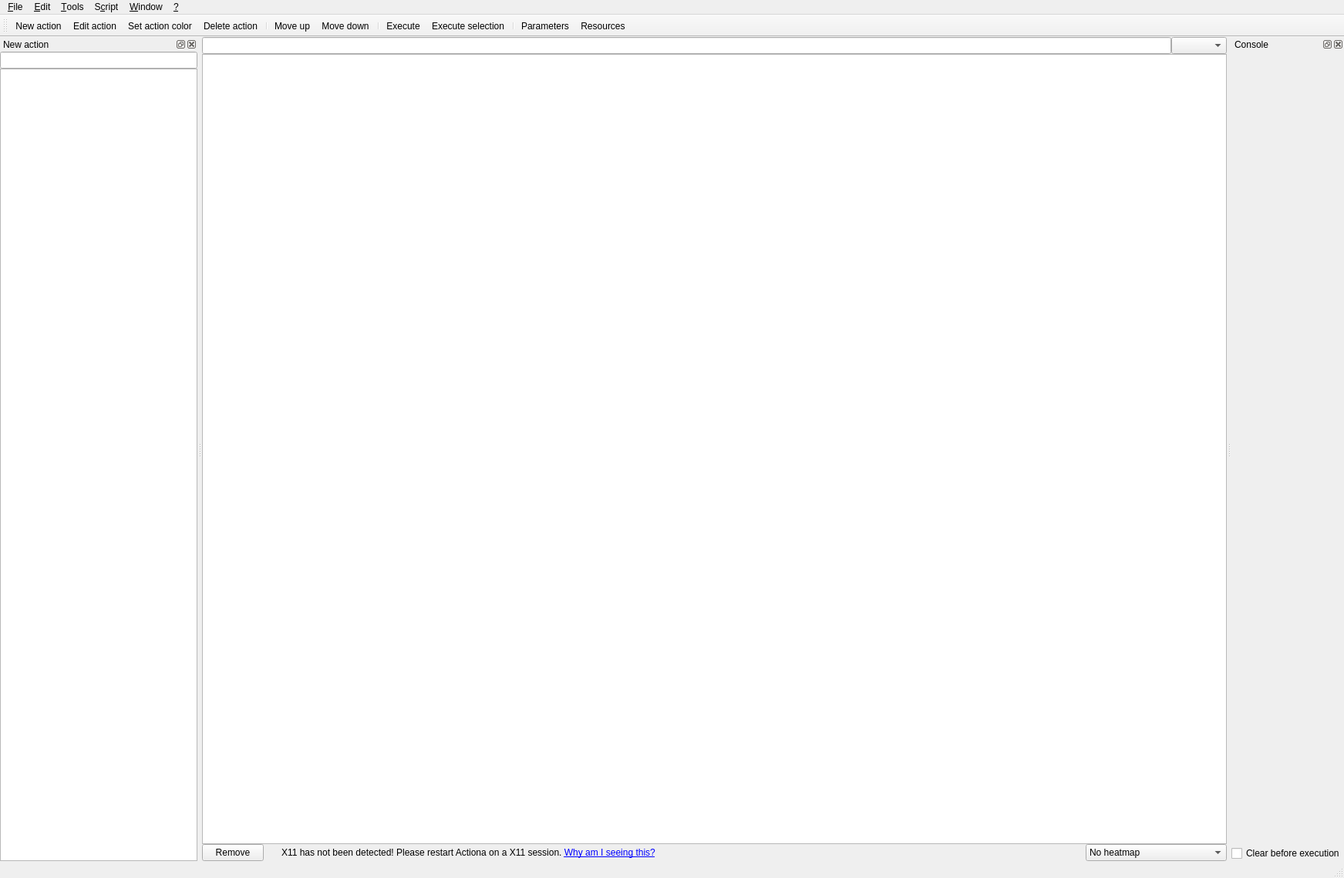
<?xml version="1.0" encoding="UTF-8"?>
<ui version="4.0">
 <class>MainWindow</class>
 <widget class="QMainWindow" name="MainWindow">
  <property name="geometry">
   <rect>
    <x>0</x>
    <y>0</y>
    <width>1743</width>
    <height>1139</height>
   </rect>
  </property>
  <property name="windowTitle">
   <string>Actiona</string>
  </property>
  <property name="windowIcon">
   <iconset resource="gui.qrc">
    <normaloff>:/icons/logo.png</normaloff>:/icons/logo.png</iconset>
  </property>
  <property name="dockOptions">
   <set>QMainWindow::AllowTabbedDocks|QMainWindow::AnimatedDocks</set>
  </property>
  <widget class="QWidget" name="centralwidget">
   <layout class="QVBoxLayout" name="verticalLayout_2" stretch="1,0,0">
    <property name="spacing">
     <number>0</number>
    </property>
    <property name="leftMargin">
     <number>0</number>
    </property>
    <property name="topMargin">
     <number>0</number>
    </property>
    <property name="rightMargin">
     <number>0</number>
    </property>
    <property name="bottomMargin">
     <number>0</number>
    </property>
    <item>
     <layout class="QHBoxLayout" name="horizontalLayout_2">
      <property name="spacing">
       <number>0</number>
      </property>
      <item>
       <widget class="FilterLineEdit" name="scriptFilterLineEdit"/>
      </item>
      <item>
       <widget class="FlagsComboBox" name="scriptFilterCriteriaFlagsComboBox"/>
      </item>
     </layout>
    </item>
    <item>
     <widget class="ScriptTreeView" name="scriptView">
      <property name="contextMenuPolicy">
       <enum>Qt::CustomContextMenu</enum>
      </property>
      <property name="acceptDrops">
       <bool>true</bool>
      </property>
      <property name="editTriggers">
       <set>QAbstractItemView::DoubleClicked|QAbstractItemView::EditKeyPressed</set>
      </property>
      <property name="dragEnabled">
       <bool>true</bool>
      </property>
      <property name="dragDropOverwriteMode">
       <bool>false</bool>
      </property>
      <property name="dragDropMode">
       <enum>QAbstractItemView::DragDrop</enum>
      </property>
      <property name="defaultDropAction">
       <enum>Qt::MoveAction</enum>
      </property>
      <property name="alternatingRowColors">
       <bool>true</bool>
      </property>
      <property name="selectionMode">
       <enum>QAbstractItemView::ExtendedSelection</enum>
      </property>
      <property name="selectionBehavior">
       <enum>QAbstractItemView::SelectRows</enum>
      </property>
      <property name="rootIsDecorated">
       <bool>true</bool>
      </property>
      <property name="uniformRowHeights">
       <bool>true</bool>
      </property>
      <property name="itemsExpandable">
       <bool>false</bool>
      </property>
      <property name="sortingEnabled">
       <bool>false</bool>
      </property>
     </widget>
    </item>
    <item>
     <layout class="QHBoxLayout" name="horizontalLayout_4" stretch="0,0,10,0,0">
      <property name="spacing">
       <number>8</number>
      </property>
      <item>
       <widget class="DeleteActionPushButton" name="deleteDropTarget">
        <property name="text">
         <string>Remove</string>
        </property>
        <property name="icon">
         <iconset resource="gui.qrc">
          <normaloff>:/icons/delete_cursor.png</normaloff>:/icons/delete_cursor.png</iconset>
        </property>
       </widget>
      </item>
      <item>
       <widget class="QLabel" name="x11NotDetectedIconLabel">
        <property name="text">
         <string/>
        </property>
        <property name="pixmap">
         <pixmap resource="gui.qrc">:/icons/warning.png</pixmap>
        </property>
        <property name="alignment">
         <set>Qt::AlignRight|Qt::AlignTrailing|Qt::AlignVCenter</set>
        </property>
       </widget>
      </item>
      <item>
       <widget class="QLabel" name="x11NotDetectedLabel">
        <property name="text">
         <string>&lt;html&gt;&lt;head/&gt;&lt;body&gt;&lt;p&gt;X11 has not been detected! Please restart Actiona on a X11 session. &lt;a href=&quot;x11notdetected&quot;&gt;&lt;span style=&quot; text-decoration: underline; color:#0000ff;&quot;&gt;Why am I seeing this?&lt;/span&gt;&lt;/a&gt;&lt;/p&gt;&lt;/body&gt;&lt;/html&gt;</string>
        </property>
        <property name="textFormat">
         <enum>Qt::RichText</enum>
        </property>
        <property name="alignment">
         <set>Qt::AlignLeading|Qt::AlignLeft|Qt::AlignVCenter</set>
        </property>
        <property name="wordWrap">
         <bool>true</bool>
        </property>
       </widget>
      </item>
      <item>
       <spacer name="horizontalSpacer">
        <property name="orientation">
         <enum>Qt::Horizontal</enum>
        </property>
        <property name="sizeHint" stdset="0">
         <size>
          <width>40</width>
          <height>20</height>
         </size>
        </property>
       </spacer>
      </item>
      <item>
       <widget class="QComboBox" name="heatmapModeComboBox">
        <item>
         <property name="text">
          <string>No heatmap</string>
         </property>
        </item>
        <item>
         <property name="text">
          <string>Execution count heatmap</string>
         </property>
        </item>
        <item>
         <property name="text">
          <string>Execution duration heatmap</string>
         </property>
        </item>
       </widget>
      </item>
     </layout>
    </item>
   </layout>
  </widget>
  <widget class="QMenuBar" name="menubar">
   <property name="geometry">
    <rect>
     <x>0</x>
     <y>0</y>
     <width>1743</width>
     <height>31</height>
    </rect>
   </property>
   <widget class="QMenu" name="menuFile">
    <property name="title">
     <string>&amp;File</string>
    </property>
    <widget class="QMenu" name="menuExport">
     <property name="title">
      <string>Export</string>
     </property>
     <addaction name="actionExport_executable"/>
     <addaction name="actionExport_script_content"/>
    </widget>
    <widget class="QMenu" name="menuRecent_scripts">
     <property name="title">
      <string>Recent scripts</string>
     </property>
    </widget>
    <widget class="QMenu" name="menuImport">
     <property name="title">
      <string>Import</string>
     </property>
     <addaction name="actionImport_script_content"/>
    </widget>
    <addaction name="actionNew"/>
    <addaction name="actionOpen"/>
    <addaction name="actionSave"/>
    <addaction name="actionSave_as"/>
    <addaction name="actionSave_copy_as"/>
    <addaction name="separator"/>
    <addaction name="menuImport"/>
    <addaction name="menuExport"/>
    <addaction name="separator"/>
    <addaction name="menuRecent_scripts"/>
    <addaction name="actionClear"/>
    <addaction name="separator"/>
    <addaction name="actionQuit"/>
   </widget>
   <widget class="QMenu" name="menuEdit">
    <property name="title">
     <string>&amp;Edit</string>
    </property>
    <widget class="QMenu" name="menuAction_color">
     <property name="title">
      <string>Action color</string>
     </property>
     <addaction name="actionSet_action_color"/>
     <addaction name="actionClear_selection_color"/>
    </widget>
    <widget class="QMenu" name="menuSelection">
     <property name="title">
      <string>Selection</string>
     </property>
     <addaction name="actionSelect_all_actions"/>
     <addaction name="actionSelect_none"/>
     <addaction name="actionInverse_selection"/>
    </widget>
    <widget class="QMenu" name="menuEnable_disable_action">
     <property name="title">
      <string>Enable/disable action</string>
     </property>
     <addaction name="actionEnable_all_actions"/>
     <addaction name="actionDisable_all_actions"/>
     <addaction name="separator"/>
     <addaction name="actionEnable_selection"/>
     <addaction name="actionDisable_selection"/>
    </widget>
    <addaction name="actionUndo"/>
    <addaction name="actionRedo"/>
    <addaction name="separator"/>
    <addaction name="actionCut"/>
    <addaction name="actionCopy"/>
    <addaction name="actionPaste"/>
    <addaction name="separator"/>
    <addaction name="actionExecute"/>
    <addaction name="actionExecute_selection"/>
    <addaction name="separator"/>
    <addaction name="actionNew_action"/>
    <addaction name="actionEdit_action"/>
    <addaction name="menuAction_color"/>
    <addaction name="menuEnable_disable_action"/>
    <addaction name="menuSelection"/>
    <addaction name="separator"/>
    <addaction name="actionDelete_action"/>
    <addaction name="actionDelete_all_actions"/>
    <addaction name="separator"/>
    <addaction name="actionMove_up"/>
    <addaction name="actionMove_down"/>
    <addaction name="separator"/>
    <addaction name="actionJump_to_line"/>
   </widget>
   <widget class="QMenu" name="menuTools">
    <property name="title">
     <string>&amp;Tools</string>
    </property>
    <addaction name="actionCheck_for_updates"/>
    <addaction name="separator"/>
    <addaction name="actionSettings"/>
    <addaction name="separator"/>
    <addaction name="actionCreate_shortcut"/>
    <addaction name="actionTake_screenshot"/>
   </widget>
   <widget class="QMenu" name="menuScript">
    <property name="title">
     <string>S&amp;cript</string>
    </property>
    <addaction name="actionParameters"/>
    <addaction name="actionResources"/>
    <addaction name="separator"/>
    <addaction name="actionScriptSettings"/>
   </widget>
   <widget class="QMenu" name="menuHelp">
    <property name="title">
     <string>&amp;?</string>
    </property>
    <addaction name="actionHelp"/>
    <addaction name="separator"/>
    <addaction name="actionAbout"/>
   </widget>
   <widget class="QMenu" name="menuView">
    <property name="title">
     <string>&amp;Window</string>
    </property>
    <addaction name="actionActions_window"/>
    <addaction name="actionConsole_window"/>
    <addaction name="actionToolbar"/>
   </widget>
   <addaction name="menuFile"/>
   <addaction name="menuEdit"/>
   <addaction name="menuTools"/>
   <addaction name="menuScript"/>
   <addaction name="menuView"/>
   <addaction name="menuHelp"/>
  </widget>
  <widget class="QStatusBar" name="statusbar"/>
  <widget class="QDockWidget" name="actionsDockWidget">
   <property name="minimumSize">
    <size>
     <width>150</width>
     <height>236</height>
    </size>
   </property>
   <property name="windowIcon">
    <iconset resource="gui.qrc">
     <normaloff>:/icons/new_action.png</normaloff>:/icons/new_action.png</iconset>
   </property>
   <property name="features">
    <set>QDockWidget::AllDockWidgetFeatures</set>
   </property>
   <property name="windowTitle">
    <string>New action</string>
   </property>
   <attribute name="dockWidgetArea">
    <number>1</number>
   </attribute>
   <widget class="QWidget" name="dockWidgetContents_2">
    <layout class="QVBoxLayout" name="verticalLayout">
     <property name="spacing">
      <number>0</number>
     </property>
     <property name="leftMargin">
      <number>0</number>
     </property>
     <property name="topMargin">
      <number>0</number>
     </property>
     <property name="rightMargin">
      <number>0</number>
     </property>
     <property name="bottomMargin">
      <number>0</number>
     </property>
     <item>
      <widget class="FilterLineEdit" name="actionsfilterLineEdit"/>
     </item>
     <item>
      <widget class="QTreeView" name="newActionTreeView">
       <property name="editTriggers">
        <set>QAbstractItemView::NoEditTriggers</set>
       </property>
       <property name="dragEnabled">
        <bool>true</bool>
       </property>
       <property name="dragDropMode">
        <enum>QAbstractItemView::DragOnly</enum>
       </property>
       <property name="alternatingRowColors">
        <bool>true</bool>
       </property>
       <property name="rootIsDecorated">
        <bool>false</bool>
       </property>
       <property name="animated">
        <bool>true</bool>
       </property>
       <attribute name="headerVisible">
        <bool>false</bool>
       </attribute>
      </widget>
     </item>
    </layout>
   </widget>
  </widget>
  <widget class="QToolBar" name="toolBar">
   <property name="windowTitle">
    <string>Toolbar</string>
   </property>
   <property name="iconSize">
    <size>
     <width>16</width>
     <height>16</height>
    </size>
   </property>
   <attribute name="toolBarArea">
    <enum>TopToolBarArea</enum>
   </attribute>
   <attribute name="toolBarBreak">
    <bool>false</bool>
   </attribute>
   <addaction name="actionNew_action"/>
   <addaction name="actionEdit_action"/>
   <addaction name="actionSet_action_color"/>
   <addaction name="actionDelete_action"/>
   <addaction name="separator"/>
   <addaction name="actionMove_up"/>
   <addaction name="actionMove_down"/>
   <addaction name="separator"/>
   <addaction name="actionExecute"/>
   <addaction name="actionExecute_selection"/>
   <addaction name="separator"/>
   <addaction name="actionParameters"/>
   <addaction name="actionResources"/>
  </widget>
  <widget class="QDockWidget" name="consoleDockWidget">
   <property name="features">
    <set>QDockWidget::AllDockWidgetFeatures</set>
   </property>
   <property name="windowTitle">
    <string>Console</string>
   </property>
   <attribute name="dockWidgetArea">
    <number>2</number>
   </attribute>
   <widget class="QWidget" name="dockWidgetContents">
    <layout class="QVBoxLayout" name="verticalLayout_4">
     <property name="spacing">
      <number>0</number>
     </property>
     <property name="leftMargin">
      <number>0</number>
     </property>
     <property name="topMargin">
      <number>0</number>
     </property>
     <property name="rightMargin">
      <number>0</number>
     </property>
     <property name="bottomMargin">
      <number>0</number>
     </property>
     <item>
      <layout class="QVBoxLayout" name="verticalLayout_6">
       <item>
        <widget class="ActionTools::ConsoleWidget" name="consoleWidget" native="true"/>
       </item>
       <item>
        <widget class="QCheckBox" name="clearBeforeExecutionCheckBox">
         <property name="text">
          <string>Clear before execution</string>
         </property>
        </widget>
       </item>
      </layout>
     </item>
    </layout>
   </widget>
  </widget>
  <action name="actionNew">
   <property name="icon">
    <iconset resource="gui.qrc">
     <normaloff>:/icons/new.png</normaloff>:/icons/new.png</iconset>
   </property>
   <property name="text">
    <string>&amp;New script</string>
   </property>
   <property name="shortcut">
    <string>Ctrl+N</string>
   </property>
  </action>
  <action name="actionOpen">
   <property name="icon">
    <iconset resource="gui.qrc">
     <normaloff>:/icons/open.png</normaloff>:/icons/open.png</iconset>
   </property>
   <property name="text">
    <string>&amp;Open script</string>
   </property>
   <property name="shortcut">
    <string>Ctrl+O</string>
   </property>
  </action>
  <action name="actionSave">
   <property name="icon">
    <iconset resource="gui.qrc">
     <normaloff>:/icons/open.png</normaloff>:/icons/open.png</iconset>
   </property>
   <property name="text">
    <string>&amp;Save script</string>
   </property>
   <property name="shortcut">
    <string>Ctrl+S</string>
   </property>
  </action>
  <action name="actionSave_as">
   <property name="icon">
    <iconset resource="gui.qrc">
     <normaloff>:/icons/open.png</normaloff>:/icons/open.png</iconset>
   </property>
   <property name="text">
    <string>Save script &amp;as...</string>
   </property>
   <property name="shortcut">
    <string>Ctrl+Alt+S</string>
   </property>
  </action>
  <action name="actionSave_copy_as">
   <property name="icon">
    <iconset resource="gui.qrc">
     <normaloff>:/icons/open.png</normaloff>:/icons/open.png</iconset>
   </property>
   <property name="text">
    <string>Save a copy as...</string>
   </property>
  </action>
  <action name="actionQuit">
   <property name="icon">
    <iconset resource="gui.qrc">
     <normaloff>:/icons/quit.png</normaloff>:/icons/quit.png</iconset>
   </property>
   <property name="text">
    <string>&amp;Exit</string>
   </property>
  </action>
  <action name="actionExport_text">
   <property name="text">
    <string>Text</string>
   </property>
  </action>
  <action name="actionExport_executable">
   <property name="icon">
    <iconset resource="gui.qrc">
     <normaloff>:/icons/sfx.png</normaloff>:/icons/sfx.png</iconset>
   </property>
   <property name="text">
    <string>Executable (SFX)</string>
   </property>
  </action>
  <action name="actionF">
   <property name="text">
    <string>f</string>
   </property>
  </action>
  <action name="actionCut">
   <property name="icon">
    <iconset resource="gui.qrc">
     <normaloff>:/icons/cut.png</normaloff>:/icons/cut.png</iconset>
   </property>
   <property name="text">
    <string>Cu&amp;t</string>
   </property>
   <property name="shortcut">
    <string>Ctrl+X</string>
   </property>
  </action>
  <action name="actionCopy">
   <property name="icon">
    <iconset resource="gui.qrc">
     <normaloff>:/icons/copy.png</normaloff>:/icons/copy.png</iconset>
   </property>
   <property name="text">
    <string>&amp;Copy</string>
   </property>
   <property name="shortcut">
    <string>Ctrl+C</string>
   </property>
  </action>
  <action name="actionPaste">
   <property name="icon">
    <iconset resource="gui.qrc">
     <normaloff>:/icons/paste.png</normaloff>:/icons/paste.png</iconset>
   </property>
   <property name="text">
    <string>&amp;Paste</string>
   </property>
   <property name="shortcut">
    <string>Ctrl+V</string>
   </property>
  </action>
  <action name="actionExecute">
   <property name="icon">
    <iconset resource="gui.qrc">
     <normaloff>:/icons/execute.png</normaloff>:/icons/execute.png</iconset>
   </property>
   <property name="text">
    <string>&amp;Execute</string>
   </property>
   <property name="shortcut">
    <string>Ctrl+Space</string>
   </property>
  </action>
  <action name="actionExecute_selection">
   <property name="icon">
    <iconset resource="gui.qrc">
     <normaloff>:/icons/execute_sel.png</normaloff>:/icons/execute_sel.png</iconset>
   </property>
   <property name="text">
    <string>Execute &amp;selection</string>
   </property>
   <property name="shortcut">
    <string>Ctrl+Alt+Space</string>
   </property>
  </action>
  <action name="actionNew_action">
   <property name="icon">
    <iconset resource="gui.qrc">
     <normaloff>:/icons/new_action.png</normaloff>:/icons/new_action.png</iconset>
   </property>
   <property name="text">
    <string>&amp;New action</string>
   </property>
  </action>
  <action name="actionEdit_action">
   <property name="icon">
    <iconset resource="gui.qrc">
     <normaloff>:/icons/edit_action.png</normaloff>:/icons/edit_action.png</iconset>
   </property>
   <property name="text">
    <string>E&amp;dit action</string>
   </property>
  </action>
  <action name="actionDelete_action">
   <property name="icon">
    <iconset resource="gui.qrc">
     <normaloff>:/icons/delete_cursor.png</normaloff>:/icons/delete_cursor.png</iconset>
   </property>
   <property name="text">
    <string>&amp;Delete action</string>
   </property>
   <property name="shortcut">
    <string>Del</string>
   </property>
  </action>
  <action name="actionDelete_all_actions">
   <property name="icon">
    <iconset resource="gui.qrc">
     <normaloff>:/icons/delete_all_actions.png</normaloff>:/icons/delete_all_actions.png</iconset>
   </property>
   <property name="text">
    <string>Delete all actions</string>
   </property>
   <property name="shortcut">
    <string>Ctrl+Del</string>
   </property>
  </action>
  <action name="actionSelect_all_actions">
   <property name="text">
    <string>Select &amp;all actions</string>
   </property>
   <property name="shortcut">
    <string>Ctrl+A</string>
   </property>
  </action>
  <action name="actionMove_up">
   <property name="icon">
    <iconset resource="gui.qrc">
     <normaloff>:/icons/up.png</normaloff>:/icons/up.png</iconset>
   </property>
   <property name="text">
    <string>Move &amp;up</string>
   </property>
   <property name="shortcut">
    <string>PgUp</string>
   </property>
  </action>
  <action name="actionMove_down">
   <property name="icon">
    <iconset resource="gui.qrc">
     <normaloff>:/icons/down.png</normaloff>:/icons/down.png</iconset>
   </property>
   <property name="text">
    <string>Move do&amp;wn</string>
   </property>
   <property name="shortcut">
    <string>PgDown</string>
   </property>
  </action>
  <action name="actionCheck_for_updates">
   <property name="icon">
    <iconset resource="gui.qrc">
     <normaloff>:/icons/update.png</normaloff>:/icons/update.png</iconset>
   </property>
   <property name="text">
    <string>Check for &amp;updates</string>
   </property>
   <property name="shortcut">
    <string>Alt+U</string>
   </property>
  </action>
  <action name="actionSettings">
   <property name="icon">
    <iconset resource="gui.qrc">
     <normaloff>:/icons/options.png</normaloff>:/icons/options.png</iconset>
   </property>
   <property name="text">
    <string>&amp;Settings</string>
   </property>
   <property name="shortcut">
    <string>Alt+S</string>
   </property>
  </action>
  <action name="actionManage_actions">
   <property name="text">
    <string>Manage actions</string>
   </property>
  </action>
  <action name="actionCreate_shortcut">
   <property name="icon">
    <iconset resource="gui.qrc">
     <normaloff>:/icons/shortcut.png</normaloff>:/icons/shortcut.png</iconset>
   </property>
   <property name="text">
    <string>&amp;Create shortcut to script</string>
   </property>
  </action>
  <action name="actionGet_window_title">
   <property name="text">
    <string>Get window title</string>
   </property>
  </action>
  <action name="actionParameters">
   <property name="icon">
    <iconset resource="gui.qrc">
     <normaloff>:/icons/text.png</normaloff>:/icons/text.png</iconset>
   </property>
   <property name="text">
    <string>&amp;Parameters</string>
   </property>
   <property name="shortcut">
    <string>Alt+P</string>
   </property>
  </action>
  <action name="actionAbout">
   <property name="icon">
    <iconset resource="gui.qrc">
     <normaloff>:/icons/about.png</normaloff>:/icons/about.png</iconset>
   </property>
   <property name="text">
    <string>&amp;About</string>
   </property>
  </action>
  <action name="actionClear">
   <property name="text">
    <string>Clear recent scripts</string>
   </property>
  </action>
  <action name="actionActions_window">
   <property name="checkable">
    <bool>true</bool>
   </property>
   <property name="icon">
    <iconset resource="gui.qrc">
     <normaloff>:/icons/new_action.png</normaloff>:/icons/new_action.png</iconset>
   </property>
   <property name="text">
    <string>New &amp;action window</string>
   </property>
  </action>
  <action name="actionToolbar">
   <property name="checkable">
    <bool>true</bool>
   </property>
   <property name="icon">
    <iconset resource="gui.qrc">
     <normaloff>:/icons/distance.png</normaloff>:/icons/distance.png</iconset>
   </property>
   <property name="text">
    <string>&amp;Toolbar</string>
   </property>
  </action>
  <action name="actionUndo">
   <property name="icon">
    <iconset resource="gui.qrc">
     <normaloff>:/icons/undo.png</normaloff>:/icons/undo.png</iconset>
   </property>
   <property name="text">
    <string>&amp;Undo</string>
   </property>
   <property name="shortcut">
    <string>Ctrl+Z</string>
   </property>
  </action>
  <action name="actionRedo">
   <property name="icon">
    <iconset resource="gui.qrc">
     <normaloff>:/icons/redo.png</normaloff>:/icons/redo.png</iconset>
   </property>
   <property name="text">
    <string>&amp;Redo</string>
   </property>
   <property name="shortcut">
    <string>Ctrl+Y</string>
   </property>
  </action>
  <action name="actionGlobal_code">
   <property name="icon">
    <iconset resource="gui.qrc">
     <normaloff>:/icons/text.png</normaloff>:/icons/text.png</iconset>
   </property>
   <property name="text">
    <string>&amp;Global code</string>
   </property>
   <property name="shortcut">
    <string>Alt+G</string>
   </property>
  </action>
  <action name="actionSet_action_color">
   <property name="icon">
    <iconset resource="gui.qrc">
     <normaloff>:/icons/keywords.png</normaloff>:/icons/keywords.png</iconset>
   </property>
   <property name="text">
    <string>&amp;Set action color</string>
   </property>
   <property name="shortcut">
    <string>Ctrl+E</string>
   </property>
  </action>
  <action name="actionEnable_all_actions">
   <property name="text">
    <string>Enable all actions</string>
   </property>
   <property name="shortcut">
    <string>Ctrl+R</string>
   </property>
  </action>
  <action name="actionDisable_all_actions">
   <property name="text">
    <string>Disable all actions</string>
   </property>
   <property name="shortcut">
    <string>Ctrl+T</string>
   </property>
  </action>
  <action name="actionEnable_selection">
   <property name="text">
    <string>Enable selection</string>
   </property>
   <property name="shortcut">
    <string>Ctrl+G</string>
   </property>
  </action>
  <action name="actionDisable_selection">
   <property name="text">
    <string>Disable selection</string>
   </property>
   <property name="shortcut">
    <string>Ctrl+H</string>
   </property>
  </action>
  <action name="actionClear_selection_color">
   <property name="text">
    <string>Clear selection color</string>
   </property>
  </action>
  <action name="actionSelect_none">
   <property name="text">
    <string>Select none</string>
   </property>
   <property name="shortcut">
    <string>Ctrl+D</string>
   </property>
  </action>
  <action name="actionInverse_selection">
   <property name="text">
    <string>Inverse selection</string>
   </property>
   <property name="shortcut">
    <string>Ctrl+I</string>
   </property>
  </action>
  <action name="actionJump_to_line">
   <property name="icon">
    <iconset resource="gui.qrc">
     <normaloff>:/icons/move.png</normaloff>:/icons/move.png</iconset>
   </property>
   <property name="text">
    <string>Jump to line</string>
   </property>
   <property name="shortcut">
    <string>Ctrl+J</string>
   </property>
  </action>
  <action name="actionConsole_window">
   <property name="checkable">
    <bool>true</bool>
   </property>
   <property name="icon">
    <iconset resource="gui.qrc">
     <normaloff>:/icons/line.png</normaloff>:/icons/line.png</iconset>
   </property>
   <property name="text">
    <string>Console &amp;window</string>
   </property>
  </action>
  <action name="actionExport_script_content">
   <property name="text">
    <string>Script content</string>
   </property>
  </action>
  <action name="actionImport_script_content">
   <property name="text">
    <string>Script content</string>
   </property>
  </action>
  <action name="actionHelp">
   <property name="text">
    <string>&amp;Help</string>
   </property>
   <property name="shortcut">
    <string>F1</string>
   </property>
  </action>
  <action name="actionScriptSettings">
   <property name="icon">
    <iconset resource="gui.qrc">
     <normaloff>:/icons/options.png</normaloff>:/icons/options.png</iconset>
   </property>
   <property name="text">
    <string>Script s&amp;ettings</string>
   </property>
   <property name="shortcut">
    <string>Alt+I</string>
   </property>
  </action>
  <action name="actionResources">
   <property name="icon">
    <iconset resource="gui.qrc">
     <normaloff>:/icons/resources.png</normaloff>:/icons/resources.png</iconset>
   </property>
   <property name="text">
    <string>&amp;Resources</string>
   </property>
   <property name="shortcut">
    <string>Alt+R</string>
   </property>
  </action>
  <action name="actionTake_screenshot">
   <property name="icon">
    <iconset resource="../actiontools/actiontools.qrc">
     <normaloff>:/images/capture.png</normaloff>:/images/capture.png</iconset>
   </property>
   <property name="text">
    <string>Ta&amp;ke screenshot</string>
   </property>
   <property name="shortcut">
    <string>Alt+K</string>
   </property>
  </action>
 </widget>
 <customwidgets>
  <customwidget>
   <class>DeleteActionPushButton</class>
   <extends>QPushButton</extends>
   <header>deleteactionpushbutton.h</header>
  </customwidget>
  <customwidget>
   <class>ActionTools::ConsoleWidget</class>
   <extends>QWidget</extends>
   <header>consolewidget.h</header>
   <container>1</container>
  </customwidget>
  <customwidget>
   <class>FilterLineEdit</class>
   <extends>QLineEdit</extends>
   <header>filterlineedit.h</header>
  </customwidget>
  <customwidget>
   <class>ScriptTreeView</class>
   <extends>QTreeView</extends>
   <header>scripttreeview.h</header>
  </customwidget>
  <customwidget>
   <class>FlagsComboBox</class>
   <extends>QComboBox</extends>
   <header>flagscombobox.h</header>
  </customwidget>
 </customwidgets>
 <resources>
  <include location="../actiontools/actiontools.qrc"/>
  <include location="gui.qrc"/>
 </resources>
 <connections>
  <connection>
   <sender>actionActions_window</sender>
   <signal>triggered(bool)</signal>
   <receiver>actionsDockWidget</receiver>
   <slot>setVisible(bool)</slot>
   <hints>
    <hint type="sourcelabel">
     <x>-1</x>
     <y>-1</y>
    </hint>
    <hint type="destinationlabel">
     <x>255</x>
     <y>240</y>
    </hint>
   </hints>
  </connection>
  <connection>
   <sender>actionToolbar</sender>
   <signal>triggered(bool)</signal>
   <receiver>toolBar</receiver>
   <slot>setVisible(bool)</slot>
   <hints>
    <hint type="sourcelabel">
     <x>-1</x>
     <y>-1</y>
    </hint>
    <hint type="destinationlabel">
     <x>353</x>
     <y>29</y>
    </hint>
   </hints>
  </connection>
  <connection>
   <sender>actionsDockWidget</sender>
   <signal>visibilityChanged(bool)</signal>
   <receiver>actionActions_window</receiver>
   <slot>setChecked(bool)</slot>
   <hints>
    <hint type="sourcelabel">
     <x>255</x>
     <y>253</y>
    </hint>
    <hint type="destinationlabel">
     <x>-1</x>
     <y>-1</y>
    </hint>
   </hints>
  </connection>
  <connection>
   <sender>actionConsole_window</sender>
   <signal>triggered(bool)</signal>
   <receiver>consoleDockWidget</receiver>
   <slot>setVisible(bool)</slot>
   <hints>
    <hint type="sourcelabel">
     <x>-1</x>
     <y>-1</y>
    </hint>
    <hint type="destinationlabel">
     <x>656</x>
     <y>209</y>
    </hint>
   </hints>
  </connection>
 </connections>
</ui>
